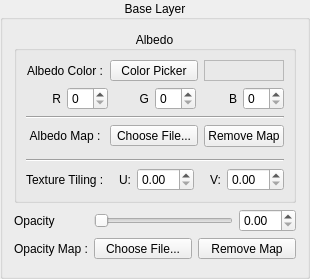
                         <widget class="QGroupBox" name="groupBox_17">
                          <property name="title">
                           <string>Base Layer</string>
                          </property>
                          <property name="alignment">
                           <set>Qt::AlignmentFlag::AlignCenter</set>
                          </property>
                          <layout class="QGridLayout" name="gridLayout_32">
                           <item row="3" column="0">
                            <widget class="QLabel" name="label_56">
                             <property name="text">
                              <string>Opacity</string>
                             </property>
                            </widget>
                           </item>
                           <item row="0" column="0" colspan="3">
                            <widget class="QGroupBox" name="groupBox_21">
                             <property name="title">
                              <string>Albedo</string>
                             </property>
                             <property name="alignment">
                              <set>Qt::AlignmentFlag::AlignCenter</set>
                             </property>
                             <layout class="QGridLayout" name="gridLayout_33">
                              <item row="5" column="2" colspan="2">
                               <widget class="QToolButton" name="albedoLoadMapButton">
                                <property name="sizePolicy">
                                 <sizepolicy hsizetype="Preferred" vsizetype="Fixed">
                                  <horstretch>0</horstretch>
                                  <verstretch>0</verstretch>
                                 </sizepolicy>
                                </property>
                                <property name="text">
                                 <string>Choose File...</string>
                                </property>
                               </widget>
                              </item>
                              <item row="0" column="0" colspan="2">
                               <widget class="QLabel" name="label_53">
                                <property name="text">
                                 <string>Albedo Color :</string>
                                </property>
                                <property name="alignment">
                                 <set>Qt::AlignmentFlag::AlignCenter</set>
                                </property>
                               </widget>
                              </item>
                              <item row="0" column="4" colspan="2">
                               <widget class="QFrame" name="albedoColorPreviewFrame">
                                <property name="sizePolicy">
                                 <sizepolicy hsizetype="Preferred" vsizetype="Preferred">
                                  <horstretch>0</horstretch>
                                  <verstretch>0</verstretch>
                                 </sizepolicy>
                                </property>
                                <property name="minimumSize">
                                 <size>
                                  <width>24</width>
                                  <height>0</height>
                                 </size>
                                </property>
                                <property name="frameShape">
                                 <enum>QFrame::Shape::StyledPanel</enum>
                                </property>
                                <property name="frameShadow">
                                 <enum>QFrame::Shadow::Raised</enum>
                                </property>
                               </widget>
                              </item>
                              <item row="1" column="0" colspan="6">
                               <widget class="QWidget" name="widget_10" native="true">
                                <property name="sizePolicy">
                                 <sizepolicy hsizetype="Preferred" vsizetype="Preferred">
                                  <horstretch>0</horstretch>
                                  <verstretch>0</verstretch>
                                 </sizepolicy>
                                </property>
                                <layout class="QHBoxLayout" name="horizontalLayout_2">
                                 <property name="leftMargin">
                                  <number>0</number>
                                 </property>
                                 <property name="topMargin">
                                  <number>0</number>
                                 </property>
                                 <property name="rightMargin">
                                  <number>0</number>
                                 </property>
                                 <property name="bottomMargin">
                                  <number>0</number>
                                 </property>
                                 <item>
                                  <widget class="QLabel" name="label_58">
                                   <property name="text">
                                    <string>R</string>
                                   </property>
                                   <property name="alignment">
                                    <set>Qt::AlignmentFlag::AlignRight|Qt::AlignmentFlag::AlignTrailing|Qt::AlignmentFlag::AlignVCenter</set>
                                   </property>
                                  </widget>
                                 </item>
                                 <item>
                                  <widget class="QSpinBox" name="albedoRInputDSBox"/>
                                 </item>
                                 <item>
                                  <widget class="QLabel" name="label_59">
                                   <property name="text">
                                    <string>G</string>
                                   </property>
                                   <property name="alignment">
                                    <set>Qt::AlignmentFlag::AlignRight|Qt::AlignmentFlag::AlignTrailing|Qt::AlignmentFlag::AlignVCenter</set>
                                   </property>
                                  </widget>
                                 </item>
                                 <item>
                                  <widget class="QSpinBox" name="albedoGInputDSBox"/>
                                 </item>
                                 <item>
                                  <widget class="QLabel" name="label_60">
                                   <property name="text">
                                    <string>B</string>
                                   </property>
                                   <property name="alignment">
                                    <set>Qt::AlignmentFlag::AlignRight|Qt::AlignmentFlag::AlignTrailing|Qt::AlignmentFlag::AlignVCenter</set>
                                   </property>
                                  </widget>
                                 </item>
                                 <item>
                                  <widget class="QSpinBox" name="albedoBInputDSBox"/>
                                 </item>
                                </layout>
                               </widget>
                              </item>
                              <item row="0" column="2" colspan="2">
                               <widget class="QToolButton" name="albedoColorPickerButton">
                                <property name="sizePolicy">
                                 <sizepolicy hsizetype="Preferred" vsizetype="Fixed">
                                  <horstretch>0</horstretch>
                                  <verstretch>0</verstretch>
                                 </sizepolicy>
                                </property>
                                <property name="text">
                                 <string>Color Picker</string>
                                </property>
                               </widget>
                              </item>
                              <item row="7" column="0" colspan="6">
                               <widget class="Line" name="line_9">
                                <property name="orientation">
                                 <enum>Qt::Orientation::Horizontal</enum>
                                </property>
                               </widget>
                              </item>
                              <item row="5" column="4" colspan="2">
                               <widget class="QPushButton" name="albedoRemoveMapButton">
                                <property name="text">
                                 <string>Remove Map</string>
                                </property>
                               </widget>
                              </item>
                              <item row="8" column="0" colspan="2">
                               <widget class="QLabel" name="label_55">
                                <property name="text">
                                 <string>Texture Tiling :</string>
                                </property>
                               </widget>
                              </item>
                              <item row="5" column="0" colspan="2">
                               <widget class="QLabel" name="label_54">
                                <property name="text">
                                 <string>Albedo Map :</string>
                                </property>
                                <property name="alignment">
                                 <set>Qt::AlignmentFlag::AlignCenter</set>
                                </property>
                               </widget>
                              </item>
                              <item row="4" column="0" colspan="6">
                               <widget class="Line" name="line_8">
                                <property name="orientation">
                                 <enum>Qt::Orientation::Horizontal</enum>
                                </property>
                               </widget>
                              </item>
                              <item row="6" column="0" colspan="6">
                               <widget class="QFrame" name="albedoMapPreviewFrame">
                                <property name="sizePolicy">
                                 <sizepolicy hsizetype="Preferred" vsizetype="Preferred">
                                  <horstretch>0</horstretch>
                                  <verstretch>0</verstretch>
                                 </sizepolicy>
                                </property>
                                <property name="frameShape">
                                 <enum>QFrame::Shape::StyledPanel</enum>
                                </property>
                                <property name="frameShadow">
                                 <enum>QFrame::Shadow::Raised</enum>
                                </property>
                               </widget>
                              </item>
                              <item row="8" column="2" colspan="4">
                               <widget class="QWidget" name="widget_11" native="true">
                                <layout class="QGridLayout" name="gridLayout_34">
                                 <property name="leftMargin">
                                  <number>0</number>
                                 </property>
                                 <property name="topMargin">
                                  <number>0</number>
                                 </property>
                                 <property name="rightMargin">
                                  <number>0</number>
                                 </property>
                                 <property name="bottomMargin">
                                  <number>0</number>
                                 </property>
                                 <item row="0" column="0">
                                  <widget class="QLabel" name="label_61">
                                   <property name="text">
                                    <string>U:</string>
                                   </property>
                                   <property name="alignment">
                                    <set>Qt::AlignmentFlag::AlignRight|Qt::AlignmentFlag::AlignTrailing|Qt::AlignmentFlag::AlignVCenter</set>
                                   </property>
                                  </widget>
                                 </item>
                                 <item row="0" column="2">
                                  <widget class="QLabel" name="label_62">
                                   <property name="text">
                                    <string>V:</string>
                                   </property>
                                   <property name="alignment">
                                    <set>Qt::AlignmentFlag::AlignRight|Qt::AlignmentFlag::AlignTrailing|Qt::AlignmentFlag::AlignVCenter</set>
                                   </property>
                                  </widget>
                                 </item>
                                 <item row="0" column="1">
                                  <widget class="QDoubleSpinBox" name="textureTilingUInputDSBox"/>
                                 </item>
                                 <item row="0" column="3">
                                  <widget class="QDoubleSpinBox" name="textureTilingVInputDSBox"/>
                                 </item>
                                </layout>
                               </widget>
                              </item>
                             </layout>
                            </widget>
                           </item>
                           <item row="5" column="0">
                            <widget class="QLabel" name="label_57">
                             <property name="text">
                              <string>Opacity Map :</string>
                             </property>
                            </widget>
                           </item>
                           <item row="6" column="0" colspan="3">
                            <widget class="QFrame" name="opacityMapPreviewFrame">
                             <property name="sizePolicy">
                              <sizepolicy hsizetype="Preferred" vsizetype="Preferred">
                               <horstretch>0</horstretch>
                               <verstretch>0</verstretch>
                              </sizepolicy>
                             </property>
                             <property name="frameShape">
                              <enum>QFrame::Shape::StyledPanel</enum>
                             </property>
                             <property name="frameShadow">
                              <enum>QFrame::Shadow::Raised</enum>
                             </property>
                            </widget>
                           </item>
                           <item row="3" column="1">
                            <widget class="QSlider" name="opacityStrengthSlider">
                             <property name="orientation">
                              <enum>Qt::Orientation::Horizontal</enum>
                             </property>
                            </widget>
                           </item>
                           <item row="3" column="2">
                            <widget class="QDoubleSpinBox" name="opacityStrengthDSBoxInput"/>
                           </item>
                           <item row="5" column="1" colspan="2">
                            <widget class="QWidget" name="widget_12" native="true">
                             <layout class="QHBoxLayout" name="horizontalLayout_3">
                              <property name="leftMargin">
                               <number>0</number>
                              </property>
                              <property name="topMargin">
                               <number>0</number>
                              </property>
                              <property name="rightMargin">
                               <number>0</number>
                              </property>
                              <property name="bottomMargin">
                               <number>0</number>
                              </property>
                              <item>
                               <widget class="QToolButton" name="opacityLoadMapButton">
                                <property name="sizePolicy">
                                 <sizepolicy hsizetype="Preferred" vsizetype="Fixed">
                                  <horstretch>0</horstretch>
                                  <verstretch>0</verstretch>
                                 </sizepolicy>
                                </property>
                                <property name="text">
                                 <string>Choose File...</string>
                                </property>
                               </widget>
                              </item>
                              <item>
                               <widget class="QToolButton" name="opacityRemoveMapButton">
                                <property name="sizePolicy">
                                 <sizepolicy hsizetype="Preferred" vsizetype="Fixed">
                                  <horstretch>0</horstretch>
                                  <verstretch>0</verstretch>
                                 </sizepolicy>
                                </property>
                                <property name="text">
                                 <string>Remove Map</string>
                                </property>
                               </widget>
                              </item>
                             </layout>
                            </widget>
                           </item>
                          </layout>
                         </widget>
